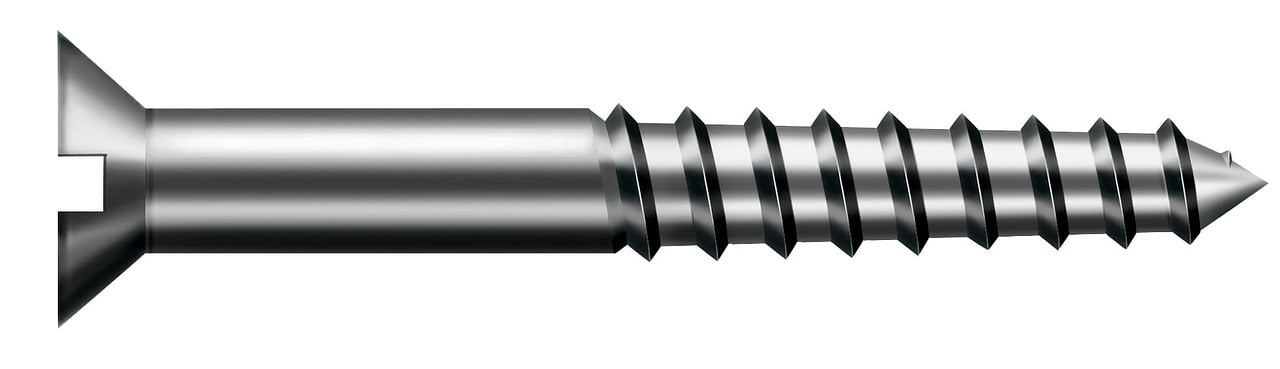
#> input picture assets/screw.png, 1280 x 369 px, found by its file name
$ python -i edge_detection.py   (imports and definitions only)
#> lines starting #> are read from the running program, lines starting #| are printed output that depends on the picture; after the words box and inside, x2 and y2 are one past the last pixel; in counts of white or black regions, pixels touching at a corner belong together
import cv2
import numpy as np
import matplotlib.pyplot as plt
def edge_detection():
    image = cv2.imread('assets/screw.png')
#> image is the input picture: shape (369, 1280, 3); mean B, G, R 209.7, 209.5, 209.2
    gray = cv2.cvtColor(image, cv2.COLOR_BGR2GRAY)

    blur = cv2.GaussianBlur(gray, (5, 5), 0)
    edges = cv2.Canny(blur, 50, 150)
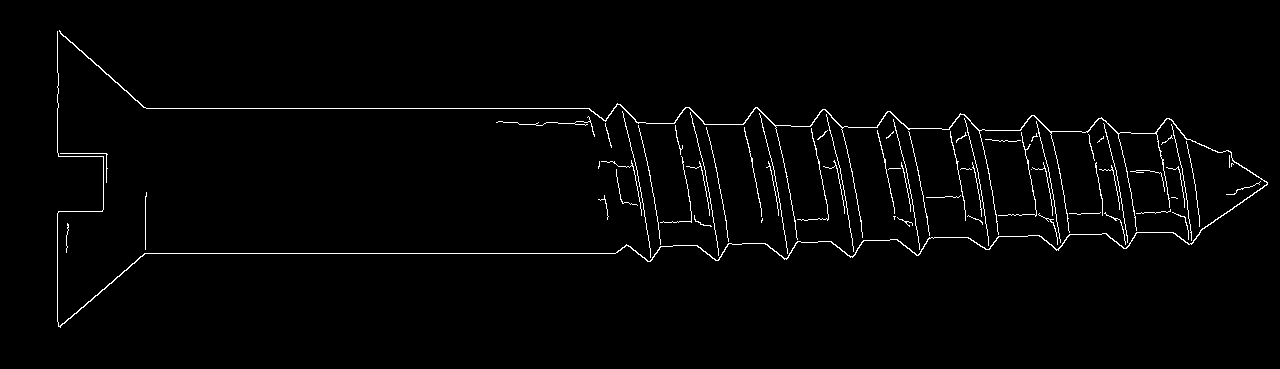
#> edges: shape (369, 1280); 1.8% white in thin lines or dots, all inside (x1, y1, x2, y2) = (57, 30, 1268, 328)

    contours, _ = cv2.findContours(edges.copy(), cv2.RETR_EXTERNAL, cv2.CHAIN_APPROX_SIMPLE)
#> contours = 66 contours, 65 with area under 20; largest, box (x1, y1, x2, y2) and area: (57, 30, 1268, 328) 782

    largest_contour = max(contours, key = cv2.contourArea)
#> largest_contour = contour of 1598 points, box (x1, y1, x2, y2) (57, 30, 1268, 328), area 782

    leftmost = tuple(largest_contour[largest_contour[:, :, 0].argmin()][0])
#> leftmost = (57, 321)
    rightmost= tuple(largest_contour[largest_contour[:, :, 0].argmax()][0])
#> rightmost = (1267, 183)

    screw_length = np.linalg.norm(np.array(rightmost) - np.array(leftmost))
#> screw_length = 1217.8

    output = image.copy()
    cv2.circle(output, leftmost, 5, (0, 255, 0), -1)
#> output: shape (369, 1280, 3); 0.02% of pixels changed, all inside (x1, y1, x2, y2) = (52, 316, 63, 327)
    cv2.circle(output, rightmost, 5, (0, 0, 255), -1)
#> output: shape (369, 1280, 3); mean B, G, R 209.6, 209.5, 209.2
    cv2.line(output, leftmost, rightmost, (255, 0, 0), 2)
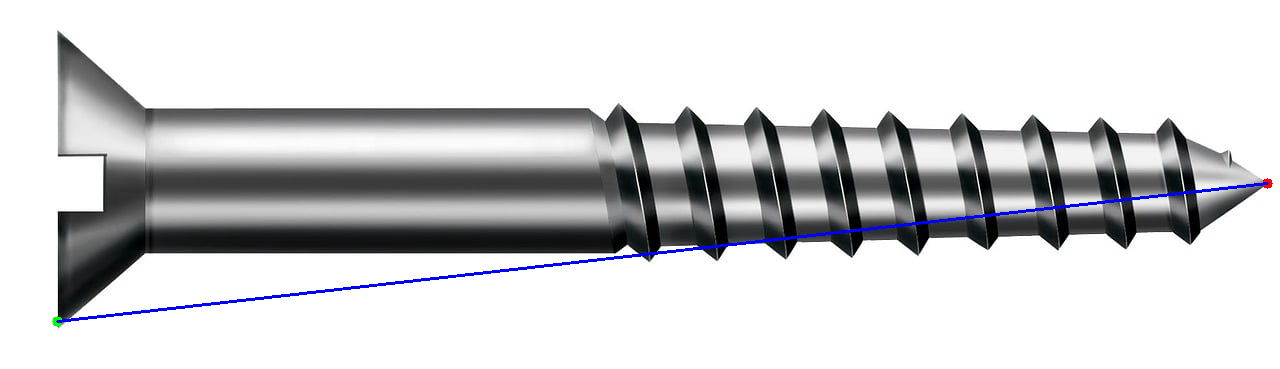
#> output: shape (369, 1280, 3); mean B, G, R 210.2, 208.1, 207.8

    print(f'Length of the screw (pixel): {screw_length:.2f}')
#| Length of the screw (pixel): 1217.84
    print(f'Rightmost point coordinate: {rightmost}')
#| Rightmost point coordinate: (1267, 183)

    plt.imshow(cv2.cvtColor(output, cv2.COLOR_BGR2RGB))
    plt.title('Measurement On The Screw')
    plt.axis('off')
    plt.show()

>>> result = edge_detection()
